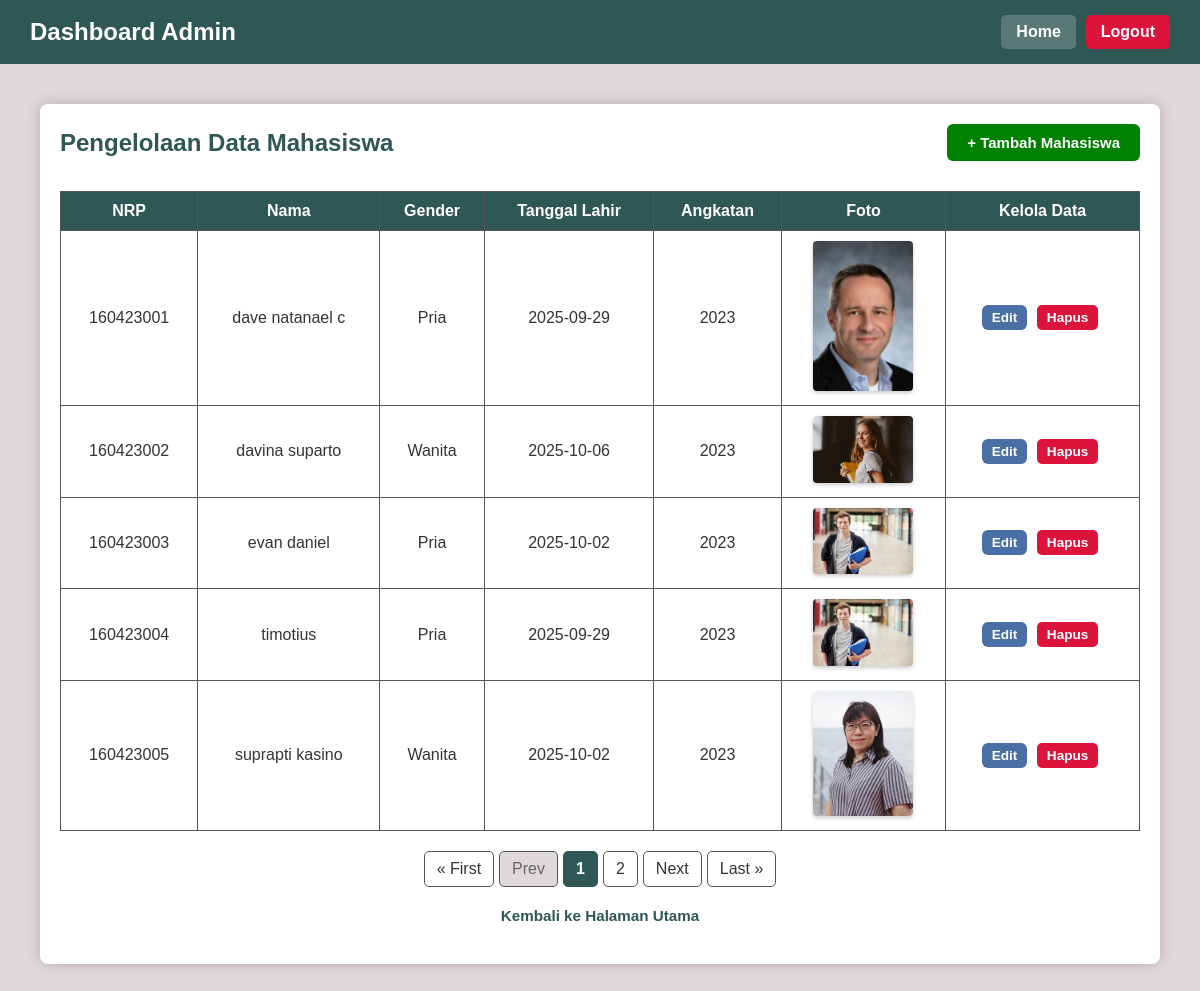
The app's page /admin/mahasiswa/admin_tabelmahasiswa.php (signed in) with its own data.
### tables this page shows
CREATE TABLE `mahasiswa` (
  `nrp` char(9) NOT NULL,
  `nama` varchar(45) DEFAULT NULL,
  `gender` enum('Pria','Wanita') DEFAULT NULL,
  `tanggal_lahir` date DEFAULT NULL,
  `angkatan` year(4) DEFAULT NULL,
  `foto_extention` varchar(4) DEFAULT NULL
);

### Database.php (called while the page is built, shortened)
<?php
class Database
{
    private $host = "localhost";
    private $username = "root";
    private $password = "";
    private $database = "fullstack";
    private $connection;
    public function __construct()
    {
        $this->connection = new mysqli(
            $this->host,
            $this->username,
            $this->password,
            $this->database
        );
    }
    public function prepare($sql)
    {
        return $this->connection->prepare($sql);
    }
    public function query($sql)
    {
        return $this->connection->query($sql);
    }
}
class MahasiswaModel
{
    private $db;
    public function __construct()
    {
        $this->db = new Database();
    }
    public function getMahasiswaCount()
    {
        $sql = "SELECT COUNT(nrp) AS total FROM mahasiswa";
        $result = $this->db->query($sql);
        $row = $result->fetch_assoc();
        return (int) $row['total'];
    }
    public function getMahasiswaLimit($start, $limit)
    {
        $sql = "SELECT * FROM mahasiswa ORDER BY nrp LIMIT ?, ?";
        $stmt = $this->db->prepare($sql);
        $stmt->bind_param("ii", $start, $limit);
        $stmt->execute();
        $result = $stmt->get_result();
        $data = [];
        while ($row = $result->fetch_assoc()) {
            $data[] = $row;
        }
        return $data;
    }
}
?>

### admin/mahasiswa/admin_tabelmahasiswa.php (the view, shortened to what this page needs)
<?php
require_once '../../Database.php';
$mahasiswaModel = new MahasiswaModel();
$totaldata = $mahasiswaModel->getMahasiswaCount();
$perpage = 5;
$totalpage = ceil($totaldata / $perpage);
if (isset($_GET['p'])) {
    $p = (int) $_GET['p'];
    if ($p < 1) {
        $p = 1;
    }
} else {
    $p = 1;
}
$start = ($p - 1) * $perpage;
?>
<!DOCTYPE html>
<html lang="id">
<head>
    <link rel="stylesheet" href="../../css/style.css">
</head>
<body>
    <header>
        <h2>Dashboard Admin</h2>
        <nav>
            <a href="../admin_home.php">Home</a>
            <a href="../../logout.php" class="logout">Logout</a>
        </nav>
    </header>
    <main class="container">
        <div class="box">
            <div style="display: flex; justify-content: space-between; align-items: center; margin-bottom: 20px; flex-wrap: wrap; gap: 10px;">
                <h2 style="margin: 0; color: var(--title-color);">Pengelolaan Data Mahasiswa</h2>
                <a href="insertmahasiswa.php" class="btn btn-green">+ Tambah Mahasiswa</a>
            </div>
            <div class="table-responsive">
                <table>
                    <thead>
                        <tr>
                            <th>NRP</th>
                            <th>Nama</th>
                            <th>Gender</th>
                            <th>Tanggal Lahir</th>
                            <th>Angkatan</th>
                            <th>Foto</th>
                            <th>Kelola Data</th>
                        </tr>
                    </thead>
                    <tbody>
                        <?php
                        $mahasiswaList = $mahasiswaModel->getMahasiswaLimit($start, $perpage);
                        if (!empty($mahasiswaList)) {
                            foreach ($mahasiswaList as $row) {
                                echo "<tr>";
                                echo "<td>" . htmlspecialchars($row['nrp']) . "</td>";
                                echo "<td>" . htmlspecialchars($row['nama']) . "</td>";
                                echo "<td>" . htmlspecialchars($row['gender']) . "</td>";
                                echo "<td>" . htmlspecialchars($row['tanggal_lahir']) . "</td>";
                                echo "<td>" . htmlspecialchars($row['angkatan']) . "</td>";
                                echo "<td>";
                                if ($row['foto_extention']) {
                                    $foto_path = "../../foto_mahasiswa/" . $row['nrp'] . "." . $row['foto_extention'];
                                    echo "<img src='" . $foto_path . "?" . time() . "' class='img-thumbnail'>";
                                } else {
                                    echo "-";
                                }
                                echo "</td>";
                                echo "<td>";
                                echo "<a href='edit_mahasiswa.php?nrp=" . $row['nrp'] . "' class='btn btn-blue btn-sm'>Edit</a> ";
                                echo "<a href='delete_mahasiswa.php?nrp=" . $row['nrp'] . "' class='btn btn-red btn-sm' onclick='return confirm(\"Yakin hapus mahasiswa?\")'>Hapus</a>";
                                echo "</td>";
                                echo "</tr>";
                            }
                        } else {
                            echo "<tr><td colspan='7' style='padding: 20px;'>Tidak ada data mahasiswa.</td></tr>";
                        }
                        ?>
                    </tbody>
                </table>
            </div>
            <div class="pagination">
                <?php
                echo "<a href='?p=1&cboPage=$perpage'>&laquo; First</a>";
                if ($p == 1) {
                    echo "<span class='disabled'>Prev</span>";
                } else {
                    $x = $p - 1;
                    echo "<a href='?p=$x&cboPage=$perpage'>Prev</a>";
                }
                for ($i = 1; $i <= $totalpage; $i++) {
                    if ($i == $p) {
                        echo "<strong>$i</strong>";
                    } else {
                        echo "<a href='?p=$i&cboPage=$perpage'>$i</a>";
                    }
                }
                if ($p == $totalpage || $totalpage == 0) {
                    echo "<span class='disabled'>Next</span>";
                } else {
                    $x = $p + 1;
                    echo "<a href='?p=$x&cboPage=$perpage'>Next</a>";
                }
                echo "<a href='?p=$totalpage&cboPage=$perpage'>Last &raquo;</a>";
                ?>
            </div>
            <div style="text-align: center; margin-top: 20px;">
                <a href="../admin_home.php" class="link-back">Kembali ke Halaman Utama</a>
            </div>
        </div>
    </main>
</body>
</html>

### css/style.css (style rules this page uses)
@media (prefers-color-scheme: light) { :root { --bg-body: #E0D9D9; --bg-card: #ffffff; --text-main: #333333; --primary-color: #2F5755; --btn-bg: #2F5755; --border-color: #555; --input-bg: #ffffff; --shadow-color: rgba(0, 0, 0, 0.2); --title-color: #2F5755; --text-muted: #666666; --bg-thread-item: #f8f9fa; --btn-thread-bg: #4a6fa5; --status-open-bg: #d4edda; --status-open-text: #155724; --status-close-bg: #f8d7da; --status-close-text: #721c24; --chat-bg-area: #efe7dd; --chat-bubble-sent: #dcf8c6; --chat-bubble-received: #ffffff; --chat-text-sent: #333; --chat-header-border: #ddd; } }
body { font-family: Arial, sans-serif; background-color: var(--bg-body); color: var(--text-main); margin: 0; min-height: 100vh; }
header { background-color: var(--primary-color); color: white; padding: 15px 30px; display: flex; justify-content: space-between; align-items: center; }
header h2 { margin: 0; font-size: 1.5rem; color: white; }
nav { display: flex; gap: 10px; }
nav a { color: white; text-decoration: none; background-color: rgba(255, 255, 255, 0.2); padding: 8px 15px; border-radius: 5px; font-weight: bold; }
main, .container { padding: 40px; max-width: 1200px; margin: 0 auto; }
h1, h2, h3 { color: var(--title-color); margin-top: 0; }
.box, .form-container { background: var(--bg-card); padding: 20px; margin-bottom: 25px; border-radius: 8px; box-shadow: 0 0 15px 0 var(--shadow-color); color: var(--text-main); }
button, .btn, .menu-button { display: inline-block; background-color: var(--btn-bg); color: white; padding: 10px 20px; border: none; border-radius: 6px; font-size: 15px; font-weight: bold; cursor: pointer; text-decoration: none; text-align: center; transition: background-color 0.3s; }
.btn-red, .logout { color: white; text-decoration: none; background-color: crimson; padding: 8px 15px; border-radius: 5px; font-weight: bold; }
.btn-green { background-color: green; }
.btn-blue, a.btn-thread { background-color: var(--btn-thread-bg); color: white; }
.btn-sm { padding: 5px 10px; font-size: 0.85em; margin-right: 5px; display: inline-block; }
.link-back { display: inline-flex; align-items: center; margin-bottom: 20px; color: var(--primary-color); text-decoration: none; font-weight: bold; font-size: 0.95em; transition: color 0.3s; }
table { width: 100%; border-collapse: collapse; text-align: center; margin-top: 10px; }
table th, table td { padding: 10px; border: 1px solid var(--border-color); }
table th { background-color: var(--primary-color); color: white; }
.table-responsive { width: 100%; overflow-x: auto; -webkit-overflow-scrolling: touch; }
.img-thumbnail { width: 100px; height: auto; border-radius: 4px; box-shadow: 0 2px 4px var(--shadow-color); object-fit: cover; }
.pagination { display: flex; justify-content: center; align-items: center; gap: 5px; margin-top: 20px; flex-wrap: wrap; }
.pagination a, .pagination span { padding: 8px 12px; text-decoration: none; border: 1px solid var(--border-color); border-radius: 5px; color: var(--text-main); background-color: var(--bg-card); transition: all 0.3s; }
.pagination strong { padding: 8px 12px; background-color: var(--primary-color); color: white; border: 1px solid var(--primary-color); border-radius: 5px; }
.pagination span.disabled { color: var(--text-muted); background-color: var(--bg-body); border-color: var(--border-color); cursor: not-allowed; }

### records on screen
mahasiswa: nrp "160423001", nama "dave natanael c", gender "Pria", tanggal_lahir "2025-09-29", angkatan "2023", nrp+foto_extention (picture)
mahasiswa: nrp "160423002", nama "davina suparto", gender "Wanita", tanggal_lahir "2025-10-06", angkatan "2023", nrp+foto_extention (picture)
mahasiswa: nrp "160423003", nama "evan daniel", gender "Pria", tanggal_lahir "2025-10-02", angkatan "2023", nrp+foto_extention (picture)
mahasiswa: nrp "160423004", nama "timotius", gender "Pria", tanggal_lahir "2025-09-29", angkatan "2023", nrp+foto_extention (picture)
mahasiswa: nrp "160423005", nama "suprapti kasino", gender "Wanita", tanggal_lahir "2025-10-02", angkatan "2023", nrp+foto_extention (picture)
